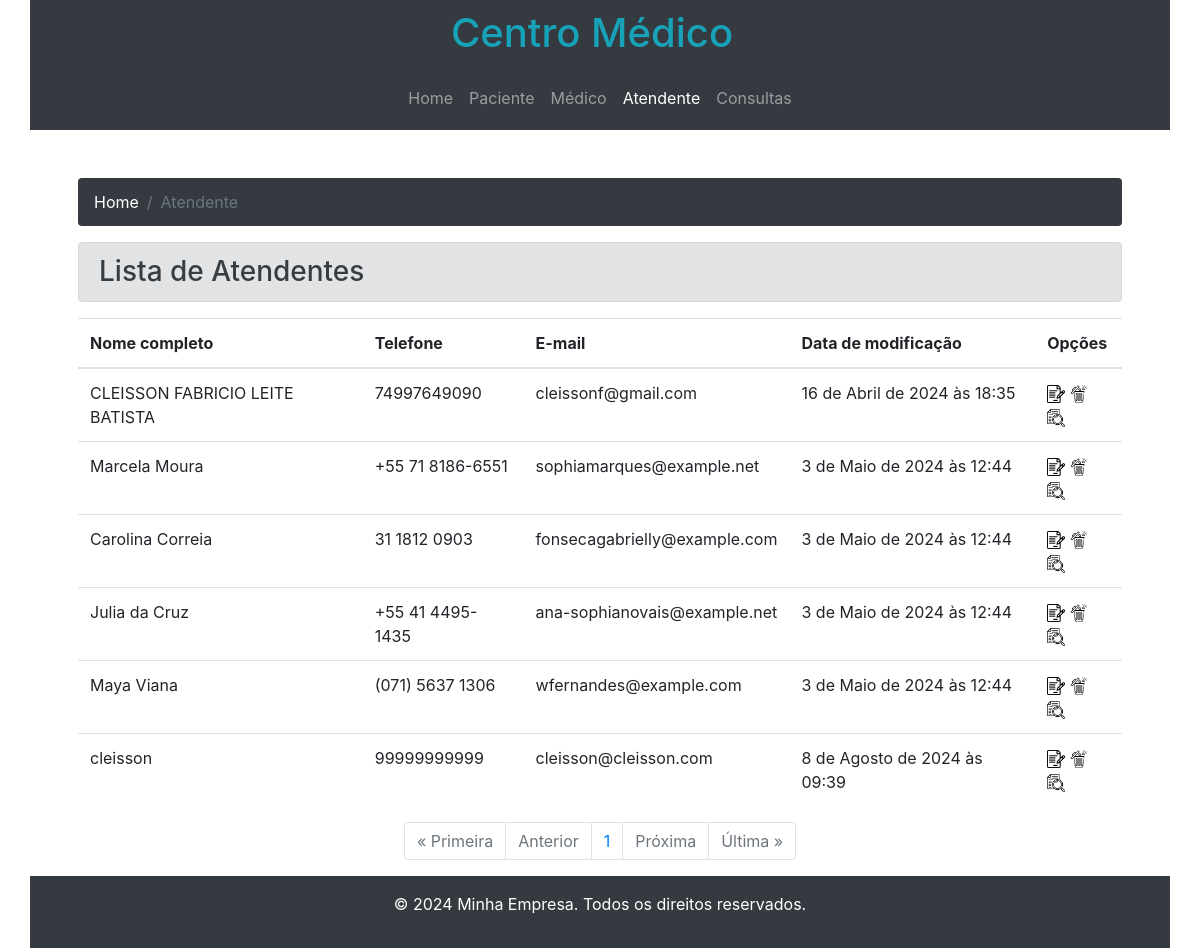
The app's page /atendente with its own data.
### app/models.py (models this page shows, shortened)
class Atendente(models.Model):
    nome_completo = models.CharField(max_length=100)
    endereco = models.CharField(max_length=250)
    cidade = models.CharField(max_length=100)
    uf = models.CharField(max_length=2)
    cep = models.CharField(max_length=9)
    telefone = models.CharField(max_length=11)
    email = models.EmailField(max_length=100)
    usuario = models.CharField(max_length=50, unique=True)
    senha = models.CharField(max_length=50)
    data_cadastro = models.DateTimeField(auto_now_add=True)
    data_modificacao = models.DateTimeField(auto_now=True)

### app/views.py (the view)
# urls.py: path('atendente',atendente,name='atendente'),
def atendente(request):
    lista_atendentes = Atendente.objects.all()
    lista_paginada = Paginator(lista_atendentes,7)
    numero_pagina = request.GET.get('p')
    try:
        pagina = lista_paginada.page(numero_pagina)
    except PageNotAnInteger:
        pagina = lista_paginada.page(1)
    except EmptyPage:
        pagina = lista_paginada.page(1)
    dados = {'pagina': 'atendente', 'lista_atendentes': pagina}
    return render(request, 'atendente.html', dados)

### app/templates/atendente.html (shortened to what this page needs)
{% extends 'base.html' %}
{% load static %}
{% block conteudo %}
<nav aria-label="breadcrumb">
    <ol class="breadcrumb bg-dark">
        <li class="breadcrumb-item"><a href="{% url 'home' %}" class="text-white">Home</a></li>
        <li class="breadcrumb-item active">Atendente</li>
    </ol>
</nav>
<h3 class="alert alert-secondary">Lista de Atendentes</h3>
<table class="table">
    <thead>
        <tr>
            <th>Nome completo</th>
            <th>Telefone</th>
            <th>E-mail</th>
            <th>Data de modificação</th>
            <th>Opções</th>
        </tr>
    </thead>
    <tbody>
        {% for objeto in lista_atendentes %}
         <tr>
             <td>{{ objeto.nome_completo }}</td>
             <td>{{ objeto.telefone }}</td>
             <td>{{ objeto.email }}</td>
             <td>{{ objeto.data_modificacao }}</td>
             <td>
                <a href="#"><img src="{% static 'img/editar.png' %}" width="18px"></a>
                <a href="#"><img src="{% static 'img/deletar.png' %}" width="18px"></a>
                <a href="#"><img src="{% static 'img/detalhar.png' %}" width="18px"></a>
             </td>
         </tr>
        {% endfor %}
    </tbody>
</table>
<nav aria-label="Page navigation">
    <ul class="pagination justify-content-center">
        {% if lista_atendentes.number == 1 %}
        <li class="page-item disabled">
          <a class="page-link" href="#">&laquo; Primeira</a>
        </li>
        <li class="page-item disabled">
          <a class="page-link" href="#">Anterior</a>
        </li>
        {% endif %}
        <li class="page-item disable">
          <a class="page-link" href="">{{lista_atendentes.number}}</a>
        </li>
        {% if lista_atendentes.paginator.num_pages == lista_atendentes.number %}
        <li class="page-item disabled">
          <a class="page-link" href="#">Próxima</a>
        </li>
        <li class="page-item disabled">
          <a class="page-link" href="#">Última &raquo;</a>
        </li>
        {% endif %}
    </ul>
  </nav><br />
{% endblock %}

### records on screen
Atendente: nome_completo "CLEISSON FABRICIO LEITE BATISTA", telefone "74997649090", email "cleissonf@gmail.com", data_modificacao "16 de Abril de 2024 às 18:35"
Atendente: nome_completo "Marcela Moura", telefone "+55 71 8186-6551", email "sophiamarques@example.net", data_modificacao "3 de Maio de 2024 às 12:44"
Atendente: nome_completo "Carolina Correia", telefone "31 1812 0903", email "fonsecagabrielly@example.com", data_modificacao "3 de Maio de 2024 às 12:44"
Atendente: nome_completo "Julia da Cruz", telefone "+55 41 4495-1435", email "ana-sophianovais@example.net", data_modificacao "3 de Maio de 2024 às 12:44"
Atendente: nome_completo "Maya Viana", telefone "(071) 5637 1306", email "wfernandes@example.com", data_modificacao "3 de Maio de 2024 às 12:44"
Atendente: nome_completo "cleisson", telefone "99999999999", email "cleisson@cleisson.com", data_modificacao "8 de Agosto de 2024 às 09:39"

### other values on screen
{{ lista_atendentes.number }} "1"
